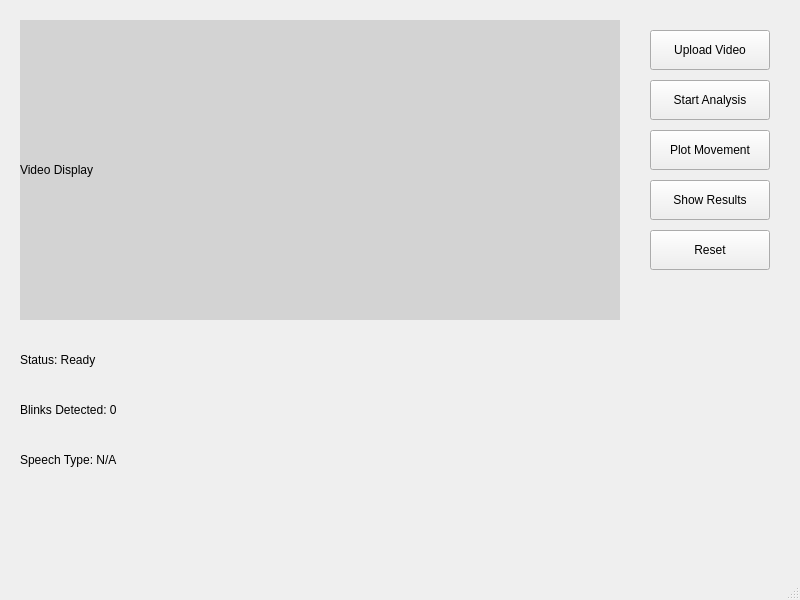
<?xml version="1.0" encoding="UTF-8"?>
<ui version="4.0">
 <class>MainWindow</class>
 <widget class="QMainWindow" name="MainWindow">
  <property name="geometry">
   <rect>
    <x>0</x>
    <y>0</y>
    <width>800</width>
    <height>600</height>
   </rect>
  </property>
  <property name="windowTitle">
   <string>Eye Gaze Tracking Application</string>
  </property>
  <widget class="QWidget" name="centralwidget">
   <widget class="QLabel" name="videoDisplayLabel">
    <property name="geometry">
     <rect>
      <x>20</x>
      <y>20</y>
      <width>600</width>
      <height>300</height>
     </rect>
    </property>
    <property name="text">
     <string>Video Display</string>
    </property>
    <property name="styleSheet">
     <string>background-color: lightgray;</string>
    </property>
   </widget>
   <widget class="QPushButton" name="uploadButton">
    <property name="geometry">
     <rect>
      <x>650</x>
      <y>30</y>
      <width>120</width>
      <height>40</height>
     </rect>
    </property>
    <property name="text">
     <string>Upload Video</string>
    </property>
   </widget>
   <widget class="QPushButton" name="startAnalysisButton">
    <property name="geometry">
     <rect>
      <x>650</x>
      <y>80</y>
      <width>120</width>
      <height>40</height>
     </rect>
    </property>
    <property name="text">
     <string>Start Analysis</string>
    </property>
   </widget>
   <widget class="QPushButton" name="plotButton">
    <property name="geometry">
     <rect>
      <x>650</x>
      <y>130</y>
      <width>120</width>
      <height>40</height>
     </rect>
    </property>
    <property name="text">
     <string>Plot Movement</string>
    </property>
   </widget>
   <widget class="QPushButton" name="showResultsButton">
    <property name="geometry">
     <rect>
      <x>650</x>
      <y>180</y>
      <width>120</width>
      <height>40</height>
     </rect>
    </property>
    <property name="text">
     <string>Show Results</string>
    </property>
   </widget>
   <widget class="QPushButton" name="resetButton">
    <property name="geometry">
     <rect>
      <x>650</x>
      <y>230</y>
      <width>120</width>
      <height>40</height>
     </rect>
    </property>
    <property name="text">
     <string>Reset</string>
    </property>
   </widget>
   <widget class="QLabel" name="statusLabel">
    <property name="geometry">
     <rect>
      <x>20</x>
      <y>340</y>
      <width>600</width>
      <height>40</height>
     </rect>
    </property>
    <property name="text">
     <string>Status: Ready</string>
    </property>
   </widget>
   <widget class="QLabel" name="blinkCountLabel">
    <property name="geometry">
     <rect>
      <x>20</x>
      <y>390</y>
      <width>600</width>
      <height>40</height>
     </rect>
    </property>
    <property name="text">
     <string>Blinks Detected: 0</string>
    </property>
   </widget>
   <widget class="QLabel" name="speechTypeLabel">
    <property name="geometry">
     <rect>
      <x>20</x>
      <y>440</y>
      <width>600</width>
      <height>40</height>
     </rect>
    </property>
    <property name="text">
     <string>Speech Type: N/A</string>
    </property>
   </widget>
  </widget>
  <widget class="QMenuBar" name="menubar">
   <property name="geometry">
    <rect>
     <x>0</x>
     <y>0</y>
     <width>800</width>
     <height>21</height>
    </rect>
   </property>
  </widget>
  <widget class="QStatusBar" name="statusbar"/>
 </widget>
 <resources/>
 <connections/>
</ui>
